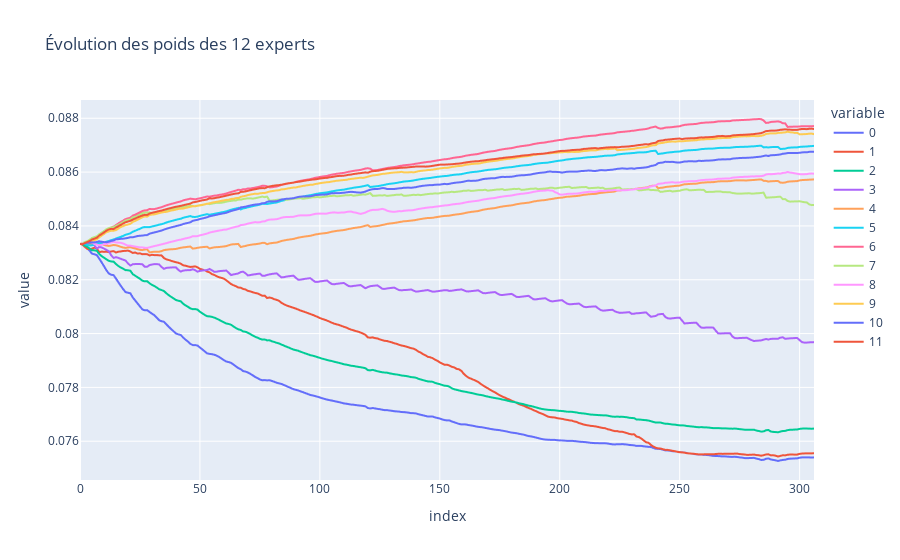

Notebook source saved alongside this figure:
### Markdown cell above
La meilleure valeur théorique pour $\eta$ est :

$$\eta^\star = \sqrt{\frac{\log(d)}{T}}$$

### Code cell
eta = np.sqrt(np.log(d)/T)

p, pred = weights_simulation(eta, T, d, experts_norm, targets_norm)
print(f'MSE de  : {mean_squared_error(targets_norm,pred)}')
#--voir les poids--
mse_ewa_theo = mean_squared_error(targets_norm,pred)
print(f'voyons les nan : {np.isnan(p).sum()}')
px.line(pd.DataFrame(p), title= 'Évolution des poids des 12 experts')

### Figure 1 — Plotly figure (JSON) as saved in the notebook; plotly's stock layout.template omitted (floating-point values rounded to 4 significant figures; data arrays with more than 128 entries replaced by an {"elided": "..."} marker saying what was removed)
{"data": [{"hovertemplate": "variable=0<br>index=%{x}<br>value=%{y}<extra></extra>", "legendgroup": "0", "line": {"color": "#636efa", "dash": "solid"}, "marker": {"symbol": "circle"}, "mode": "lines", "name": "0", "showlegend": true, "type": "scattergl", "x": {"elided": "307 int values"}, "xaxis": "x", "y": {"elided": "307 float values"}, "yaxis": "y"}, {"hovertemplate": "variable=1<br>index=%{x}<br>value=%{y}<extra></extra>", "legendgroup": "1", "line": {"color": "#EF553B", "dash": "solid"}, "marker": {"symbol": "circle"}, "mode": "lines", "name": "1", "showlegend": true, "type": "scattergl", "x": {"elided": "307 int values"}, "xaxis": "x", "y": {"elided": "307 float values"}, "yaxis": "y"}, {"hovertemplate": "variable=2<br>index=%{x}<br>value=%{y}<extra></extra>", "legendgroup": "2", "line": {"color": "#00cc96", "dash": "solid"}, "marker": {"symbol": "circle"}, "mode": "lines", "name": "2", "showlegend": true, "type": "scattergl", "x": {"elided": "307 int values"}, "xaxis": "x", "y": {"elided": "307 float values"}, "yaxis": "y"}, {"hovertemplate": "variable=3<br>index=%{x}<br>value=%{y}<extra></extra>", "legendgroup": "3", "line": {"color": "#ab63fa", "dash": "solid"}, "marker": {"symbol": "circle"}, "mode": "lines", "name": "3", "showlegend": true, "type": "scattergl", "x": {"elided": "307 int values"}, "xaxis": "x", "y": {"elided": "307 float values"}, "yaxis": "y"}, {"hovertemplate": "variable=4<br>index=%{x}<br>value=%{y}<extra></extra>", "legendgroup": "4", "line": {"color": "#FFA15A", "dash": "solid"}, "marker": {"symbol": "circle"}, "mode": "lines", "name": "4", "showlegend": true, "type": "scattergl", "x": {"elided": "307 int values"}, "xaxis": "x", "y": {"elided": "307 float values"}, "yaxis": "y"}, {"hovertemplate": "variable=5<br>index=%{x}<br>value=%{y}<extra></extra>", "legendgroup": "5", "line": {"color": "#19d3f3", "dash": "solid"}, "marker": {"symbol": "circle"}, "mode": "lines", "name": "5", "showlegend": true, "type": "scattergl", "x": {"elided": "307 int values"}, "xaxis": "x", "y": {"elided": "307 float values"}, "yaxis": "y"}, {"hovertemplate": "variable=6<br>index=%{x}<br>value=%{y}<extra></extra>", "legendgroup": "6", "line": {"color": "#FF6692", "dash": "solid"}, "marker": {"symbol": "circle"}, "mode": "lines", "name": "6", "showlegend": true, "type": "scattergl", "x": {"elided": "307 int values"}, "xaxis": "x", "y": {"elided": "307 float values"}, "yaxis": "y"}, {"hovertemplate": "variable=7<br>index=%{x}<br>value=%{y}<extra></extra>", "legendgroup": "7", "line": {"color": "#B6E880", "dash": "solid"}, "marker": {"symbol": "circle"}, "mode": "lines", "name": "7", "showlegend": true, "type": "scattergl", "x": {"elided": "307 int values"}, "xaxis": "x", "y": {"elided": "307 float values"}, "yaxis": "y"}, {"hovertemplate": "variable=8<br>index=%{x}<br>value=%{y}<extra></extra>", "legendgroup": "8", "line": {"color": "#FF97FF", "dash": "solid"}, "marker": {"symbol": "circle"}, "mode": "lines", "name": "8", "showlegend": true, "type": "scattergl", "x": {"elided": "307 int values"}, "xaxis": "x", "y": {"elided": "307 float values"}, "yaxis": "y"}, {"hovertemplate": "variable=9<br>index=%{x}<br>value=%{y}<extra></extra>", "legendgroup": "9", "line": {"color": "#FECB52", "dash": "solid"}, "marker": {"symbol": "circle"}, "mode": "lines", "name": "9", "showlegend": true, "type": "scattergl", "x": {"elided": "307 int values"}, "xaxis": "x", "y": {"elided": "307 float values"}, "yaxis": "y"}, {"hovertemplate": "variable=10<br>index=%{x}<br>value=%{y}<extra></extra>", "legendgroup": "10", "line": {"color": "#636efa", "dash": "solid"}, "marker": {"symbol": "circle"}, "mode": "lines", "name": "10", "showlegend": true, "type": "scattergl", "x": {"elided": "307 int values"}, "xaxis": "x", "y": {"elided": "307 float values"}, "yaxis": "y"}, {"hovertemplate": "variable=11<br>index=%{x}<br>value=%{y}<extra></extra>", "legendgroup": "11", "line": {"color": "#EF553B", "dash": "solid"}, "marker": {"symbol": "circle"}, "mode": "lines", "name": "11", "showlegend": true, "type": "scattergl", "x": {"elided": "307 int values"}, "xaxis": "x", "y": {"elided": "307 float values"}, "yaxis": "y"}], "layout": {"legend": {"title": {"text": "variable"}, "tracegroupgap": 0}, "title": {"text": "Évolution des poids des 12 experts"}, "xaxis": {"anchor": "y", "domain": [0, 1], "title": {"text": "index"}}, "yaxis": {"anchor": "x", "domain": [0, 1], "title": {"text": "value"}}}}
